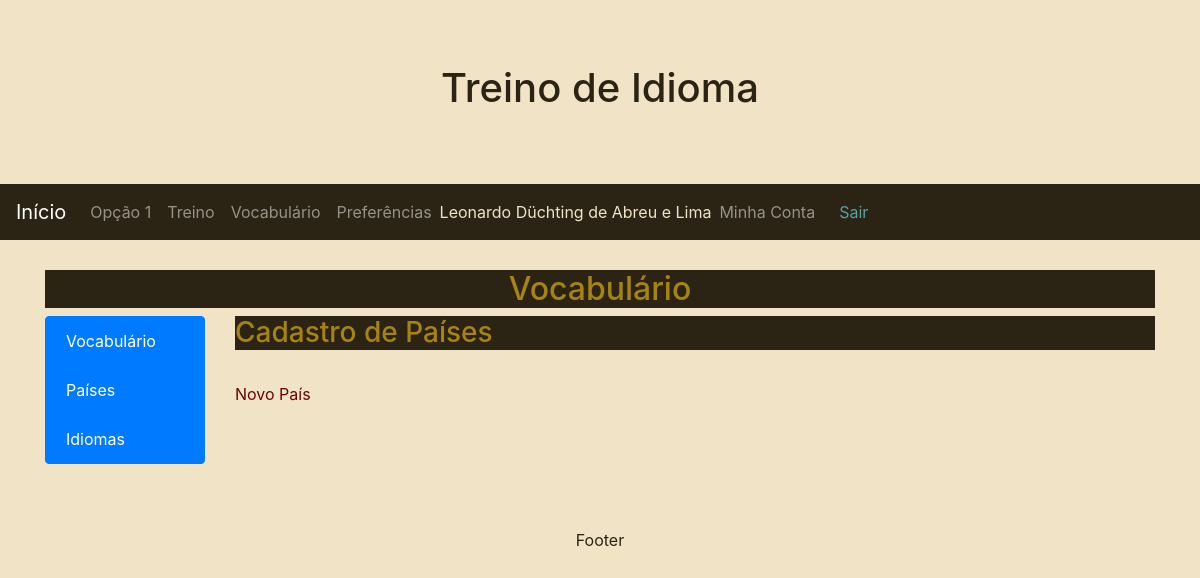
/Wortschatz/Landerliste/ (signed in), run on an earlier commit of the app's database.
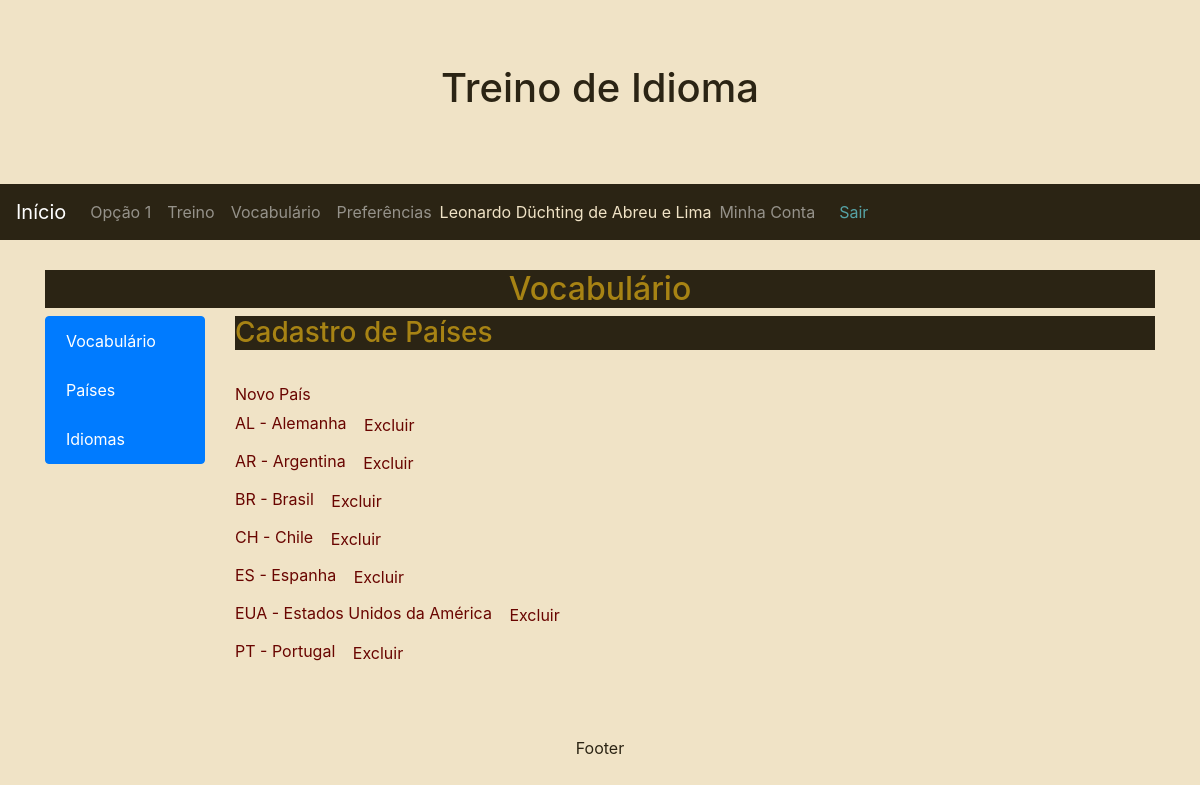
And on a later commit of the database.
### Wortschatz/models.py (models this page shows, shortened)
class Land(models.Model):
    name = models.CharField('Nome', max_length = 100, unique=True)
    slug = models.SlugField('Abreviatura', max_length = 4, unique=True)
    created = models.DateTimeField('Criado em', auto_now_add=True, null=True)
    modified = models.DateTimeField('Modificado em', auto_now=True, null=True)
    class Meta:
        verbose_name = 'País'
        verbose_name_plural = 'Países'
        ordering = ['name', 'slug', 'created', 'modified']
    def __str__(self):
        return self.slug + ' - ' + self.name

### Wortschatz/views.py (the view)
# urls.py: path('Landerliste/', LanderlisteListView.as_view(), name='Landerliste'),
class LanderlisteListView(LoginRequiredMixin, ListView):
    model = Land
    template_name = 'Wortschatz/Landerliste.html'

### Zugriff/models.py (called while the page is built)
    def __str__(self):
        return self.name or self.username

### Wortschatz/templates/Wortschatz/Landerliste.html (shortened to what this page needs)
{% extends "Wortschatz/index.html" %}
{% block Wortschatz_Inhalt %}
<header>
  <h3>Cadastro de Países</h3>
</header>
<section>
  <br/><a href=" {% url 'Wortschatz:neuesLand' %} ">Novo País</a>
  {% if object_list %}
    {% for Land in object_list %}
      <br/><a href=" {% url 'Wortschatz:Landwechseln' Land.slug %} ">{{Land}}</a> <a href="{% url 'Wortschatz:LandLoschung' Land.slug %}" class="btn btn-default" role="button">Excluir</a>
    {% endfor %}
  {% endif %}
</section>
{% endblock %}

What changed in the data, as far as the page shows it:
added Land: slug+name "AL - Alemanha"
added Land: slug+name "AR - Argentina"
added Land: slug+name "BR - Brasil"
added Land: slug+name "CH - Chile"
added Land: slug+name "ES - Espanha"
added Land: slug+name "EUA - Estados Unidos da América"
added Land: slug+name "PT - Portugal"
